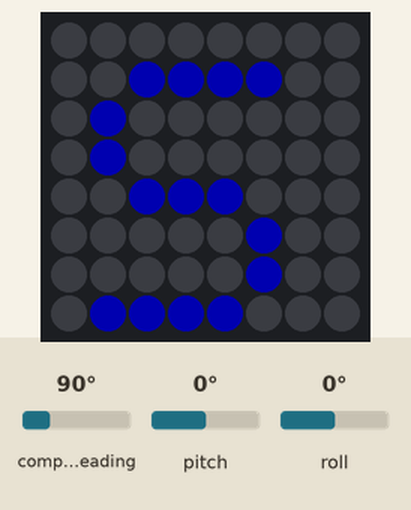
This program was run on a simulated Raspberry Pi (BCM pin numbers) with a Sense HAT. Parts: the Sense HAT's 8×8 RGB LED matrix. Inputs (shaded band) come from the test bench; at power-on: compass heading 90°, pitch 0°, roll 0°. Dim RGB values are drawn brighter than linear; the Sense HAT reports a negative pitch or roll as 360° plus the angle.

Above: at 1.2 s.
1.3 s: compass heading set to 7°
At 1.8 s:
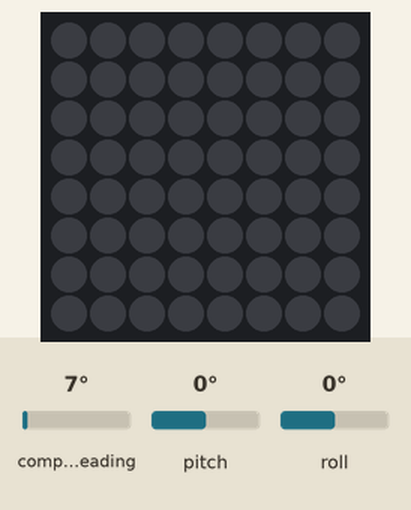
2.8 s: pitch set to -86°
At 3.7 s:
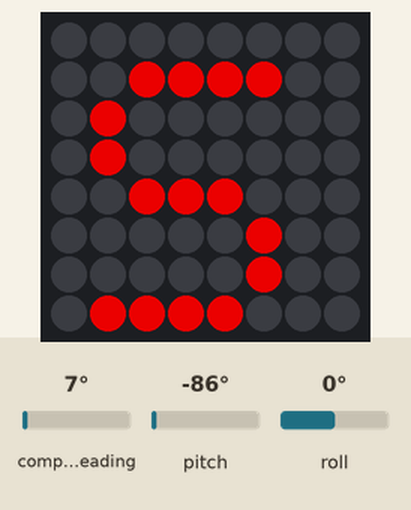
4.3 s: roll set to -86°
At 5.5 s:
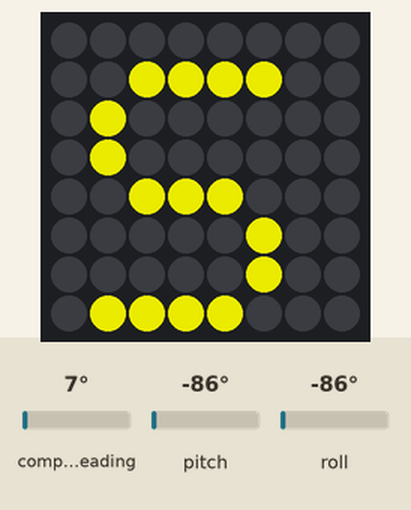
5.8 s: compass heading set to 180°
At 6.5 s:
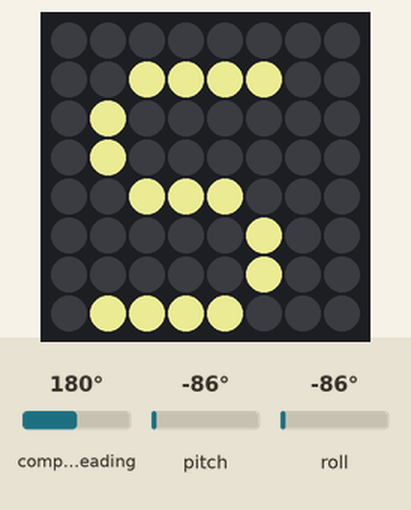
7.3 s: pitch set to 0°
At 8.6 s:
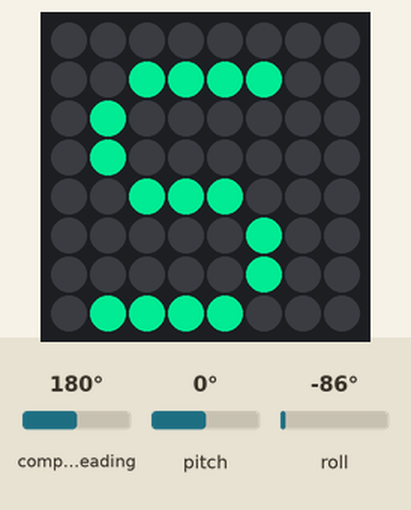
8.9 s: compass heading set to 90°
At 9.5 s:
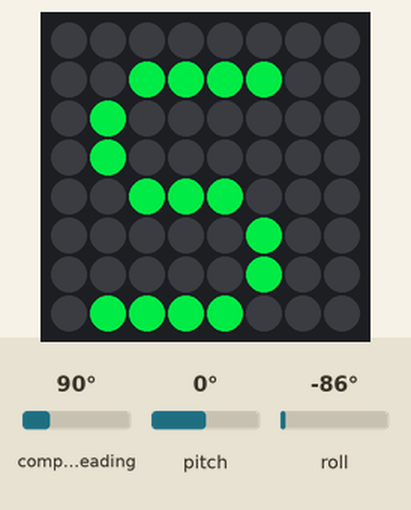
Timing chart, 0 to 11.4 s (numbered marks = the images above; inputs shaded):
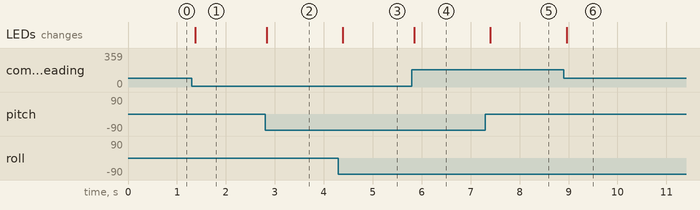

The program:

16_orientation.py
```python
from sense_hat import SenseHat
from time import sleep
from math import trunc

def con_to_color( blah ):
    c = trunc ((255/360) * blah)
    return c

sense = SenseHat()
while True:
    #orientation_rad = sense.get_orientation_radians()
    #print("radians -- p: {pitch}, r: {roll}, y: {yaw}".format(**orientation_rad))
    orientation_deg = sense.get_orientation_degrees()
    #print("degrees -- p: {pitch}, r: {roll}, y: {yaw}".format(**orientation_deg))

    r = con_to_color(orientation_deg['pitch'])
    g = con_to_color(orientation_deg['roll'])
    b = con_to_color(orientation_deg['yaw'])
    sense.show_letter("S",text_colour=[r,g,b])
    sleep(0.1)
```

Measured:
- after the input at 1.3 s, the LEDs: change after 0.08 s (image 1)
- after the input at 2.8 s, the LEDs: change at once (image 2)
- after the input at 4.3 s, the LEDs: change after 0.09 s (image 3)
- after the input at 5.8 s, the LEDs: change at once (image 4)
- after the input at 7.3 s, the LEDs: change after 0.10 s (image 5)
- after the input at 8.9 s, the LEDs: change after 0.06 s (image 6)
